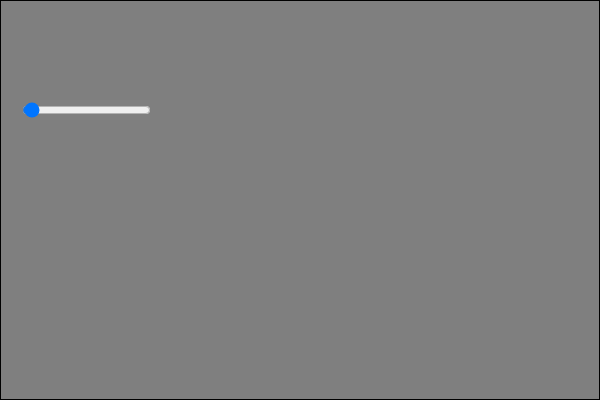
Frame 1 (no input)
Frame 60 (no input): identical to frame 1, image omitted
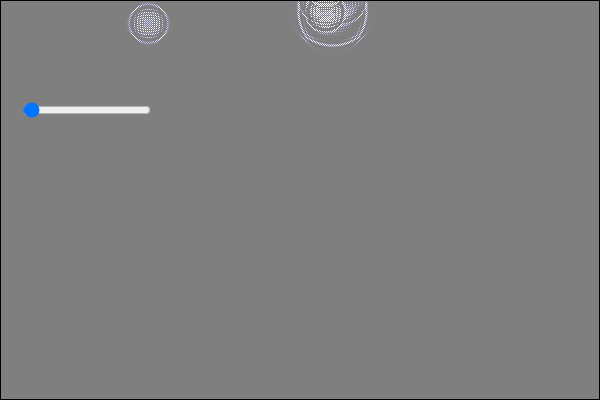
Frame 120 (the mouse pressed at the canvas centre since frame 60)

The p5.js sketch that drew these frames (run headless with seeded random() and noise() and a simulated clock; from frame 60 on, the mouse is pressed at the canvas centre):

// p5.js sketch
// ── sketch.js
const cols = 600;
const rows = 400;
let frequency = 0.7;
let prev = [];
let next = [];
let slider;

function setup() {
    createCanvas(cols, rows);
    for(let i=0;i<cols;i++) {
        next[i] = [];
        prev[i] = [];
        for(let j=0;j<rows;j++) {
            next[i][j] = 0;
            prev[i][j] = 0;
        }
    }
    //prev[100][100] = 15;
    //next[100][100] = 255;
    slider = createSlider(0.01, 1, 0.03, 0.01);
    slider.position(20,100);
    //slider.setValue(0.7);
}

function draw() {
    background(0);

    const frequency = slider.value();
    const count = Math.max(1,map(frequency, 0.7, 1, 1, 10));
    if( random() < frequency ) {
        for( let i=0; i < count; i++ ) {
            let x = Math.floor(random(cols));
            x = Math.max(1,x);
            x = Math.min(cols-2,x);
            let y = Math.floor(random(rows));
            y = Math.max(1,y);
            y = Math.min(rows-2,y);
            prev[x][y] = random()*255;
        }
    }
    
    const dampening = map(frequency, 0, 1, 0.95, 0.85);
    loadPixels();
    for(let i=1;i<cols-1;i++) {
        for(let j=1;j<rows-1;j++) {
            next[i][j] = (
                prev[i-1][j] +
                prev[i+1][j] +
                prev[i][j-1] +
                prev[i][j+1]) / 2. - next[i][j];
            next[i][j] *= dampening;
            const index = i + j * cols;
            pixels[index*4] = next[i][j]*128;      
            pixels[index*4+1] = next[i][j]*128;
            pixels[index*4+2] = next[i][j]*255;
            pixels[index*4+3] = 128;    
        }
    }
    updatePixels();

    let temp = prev;
    prev = next;
    next = temp;
}
// ── style.css
html {
  margin: 0;
  padding: 0;
}

body {
  margin: 0;
  padding: 0;
  background-color: rgb(51,51,51);
  display: flex;

  /* This centers our sketch horizontally. */
  justify-content: center;

  /* This centers our sketch vertically. */
  align-items: center;
}
